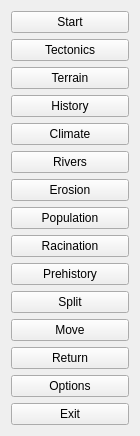
<?xml version="1.0" encoding="UTF-8"?>
<ui version="4.0">
 <class>Form</class>
 <widget class="QWidget" name="Form">
  <property name="geometry">
   <rect>
    <x>0</x>
    <y>0</y>
    <width>140</width>
    <height>243</height>
   </rect>
  </property>
  <property name="sizePolicy">
   <sizepolicy hsizetype="Fixed" vsizetype="Fixed">
    <horstretch>0</horstretch>
    <verstretch>0</verstretch>
   </sizepolicy>
  </property>
  <property name="windowTitle">
   <string>Form</string>
  </property>
  <layout class="QVBoxLayout" name="verticalLayout">
   <item>
    <widget class="QPushButton" name="start">
     <property name="text">
      <string>Start</string>
     </property>
    </widget>
   </item>
   <item>
    <widget class="QPushButton" name="tectonics">
     <property name="text">
      <string>Tectonics</string>
     </property>
    </widget>
   </item>
   <item>
    <widget class="QPushButton" name="terrain">
     <property name="text">
      <string>Terrain</string>
     </property>
    </widget>
   </item>
   <item>
    <widget class="QPushButton" name="history">
     <property name="text">
      <string>History</string>
     </property>
    </widget>
   </item>
   <item>
    <widget class="QPushButton" name="climate">
     <property name="sizePolicy">
      <sizepolicy hsizetype="Minimum" vsizetype="Fixed">
       <horstretch>0</horstretch>
       <verstretch>0</verstretch>
      </sizepolicy>
     </property>
     <property name="text">
      <string>Climate</string>
     </property>
    </widget>
   </item>
   <item>
    <widget class="QPushButton" name="rivers">
     <property name="text">
      <string>Rivers</string>
     </property>
    </widget>
   </item>
   <item>
    <widget class="QPushButton" name="erosion">
     <property name="text">
      <string>Erosion</string>
     </property>
    </widget>
   </item>
   <item>
    <widget class="QPushButton" name="population">
     <property name="text">
      <string>Population</string>
     </property>
    </widget>
   </item>
   <item>
    <widget class="QPushButton" name="racination">
     <property name="text">
      <string>Racination</string>
     </property>
    </widget>
   </item>
   <item>
    <widget class="QPushButton" name="prehistory">
     <property name="text">
      <string>Prehistory</string>
     </property>
    </widget>
   </item>
   <item>
    <widget class="QPushButton" name="split">
     <property name="text">
      <string>Split</string>
     </property>
    </widget>
   </item>
   <item>
    <widget class="QPushButton" name="movepoints">
     <property name="text">
      <string>Move</string>
     </property>
    </widget>
   </item>
   <item>
    <widget class="QPushButton" name="next">
     <property name="text">
      <string>Return</string>
     </property>
    </widget>
   </item>
   <item>
    <widget class="QPushButton" name="options">
     <property name="text">
      <string>Options</string>
     </property>
    </widget>
   </item>
   <item>
    <widget class="QPushButton" name="exit">
     <property name="text">
      <string>Exit</string>
     </property>
    </widget>
   </item>
  </layout>
 </widget>
 <resources/>
 <connections/>
</ui>
